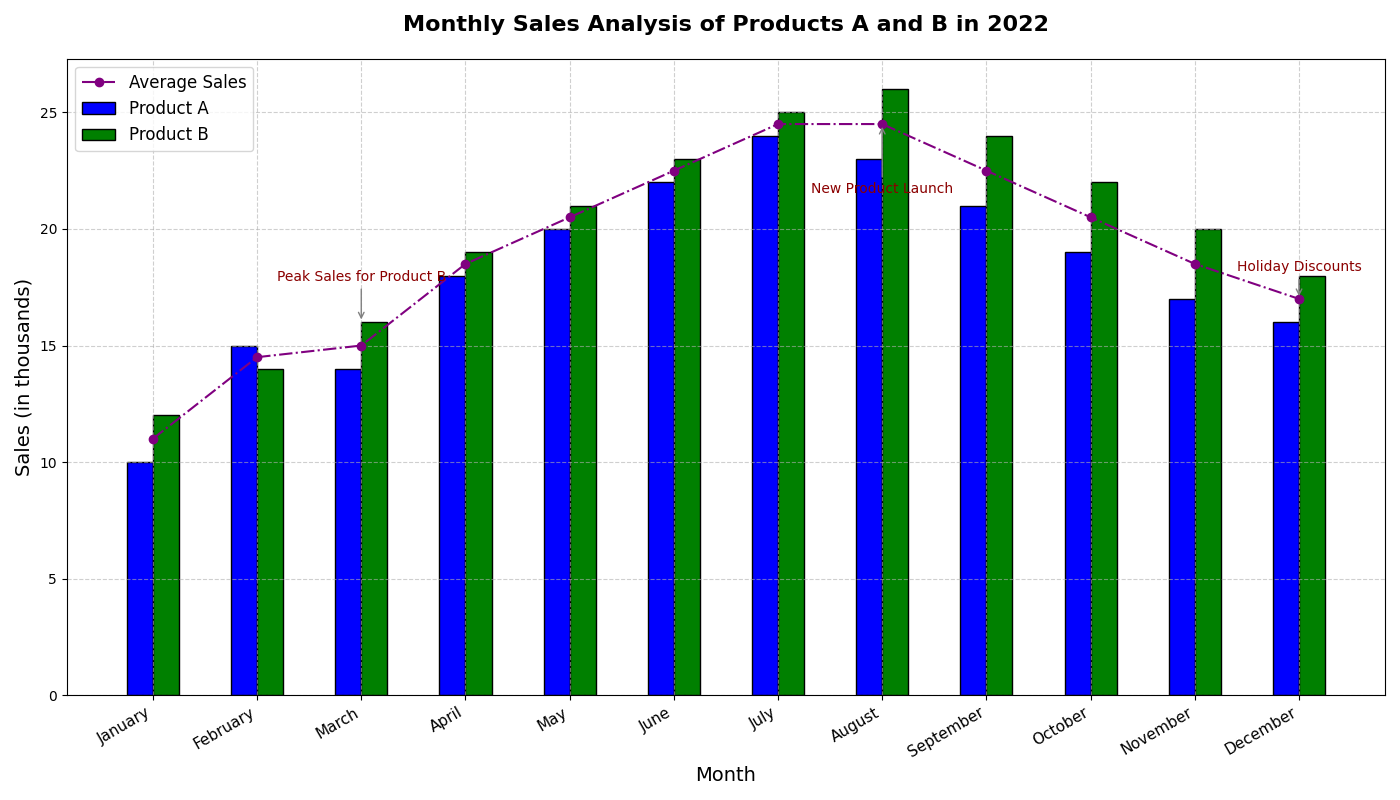

Here is the Python script that generated this plot:
import matplotlib.pyplot as plt
import numpy as np

# Define the months of the year
months = np.array([
    'January', 'February', 'March', 'April', 'May', 'June',
    'July', 'August', 'September', 'October', 'November', 'December'
])

# Sales data for two products (in thousands)
product_A_sales = np.array([10, 15, 14, 18, 20, 22, 24, 23, 21, 19, 17, 16])
product_B_sales = np.array([12, 14, 16, 19, 21, 23, 25, 26, 24, 22, 20, 18])

# Define positions for each month on the x-axis
x_positions = np.arange(len(months))

# Create the bar chart with subplots
fig, ax = plt.subplots(figsize=(14, 8))

# Set bar width
bar_width = 0.25

# Plotting the sales data for each product
bars_A = ax.bar(x_positions - bar_width / 2, product_A_sales, width=bar_width, label='Product A', color='blue', edgecolor='black')
bars_B = ax.bar(x_positions + bar_width / 2, product_B_sales, width=bar_width, label='Product B', color='green', edgecolor='black')

# Add annotations to indicate significant milestones
annotations = {
    'March': ('Peak Sales for Product B', (0, 30)),
    'August': ('New Product Launch', (0, -50)),
    'December': ('Holiday Discounts', (0, 20))
}

for month, (text, offset) in annotations.items():
    index = np.where(months == month)[0][0]
    target_sales = product_B_sales[index] if month == 'March' else (product_A_sales[index] + product_B_sales[index]) / 2.0
    ax.annotate(
        text, 
        (x_positions[index], target_sales), 
        xytext=offset, 
        textcoords='offset points', 
        arrowprops=dict(arrowstyle='->', color='grey'),
        ha='center', fontsize=10, color='darkred'
    )

# Titles and labels
ax.set_title("Monthly Sales Analysis of Products A and B in 2022", fontsize=16, fontweight='bold', pad=20)
ax.set_xlabel("Month", fontsize=14)
ax.set_ylabel("Sales (in thousands)", fontsize=14)

# Set x-ticks and labels
ax.set_xticks(x_positions)
ax.set_xticklabels(months, fontsize=11, rotation=30, ha='right')

# Add legend and grid
ax.legend(fontsize=12, loc='upper left')
ax.grid(True, linestyle='--', alpha=0.6)

# Calculate the average sales line and plot it
average_sales = (product_A_sales + product_B_sales) / 2
ax.plot(x_positions, average_sales, color='purple', linestyle='-.', marker='o', linewidth=1.5, label='Average Sales')
ax.legend(fontsize=12, loc='upper left')

# Automatically adjust layout to prevent overlap
plt.tight_layout()

# Display the plot
plt.show()
